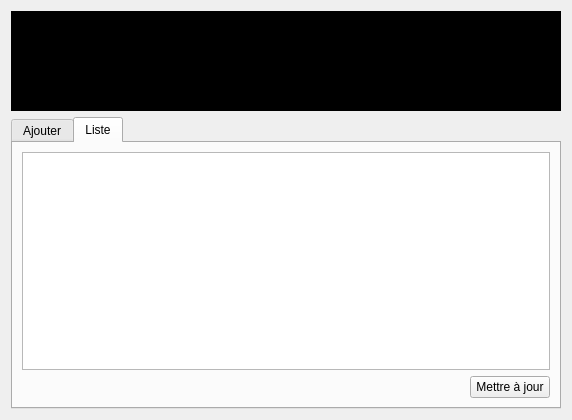
<?xml version="1.0" encoding="UTF-8"?>
<ui version="4.0">
 <class>Options</class>
 <widget class="QDialog" name="Options">
  <property name="geometry">
   <rect>
    <x>0</x>
    <y>0</y>
    <width>572</width>
    <height>420</height>
   </rect>
  </property>
  <property name="windowTitle">
   <string>Options</string>
  </property>
  <layout class="QGridLayout" name="gridLayout">
   <item row="0" column="0">
    <widget class="QListWidget" name="Cmd">
     <property name="maximumSize">
      <size>
       <width>16777215</width>
       <height>100</height>
      </size>
     </property>
     <property name="styleSheet">
      <string notr="true">background-color: rgb(0, 0, 0);
color: rgb(0, 255, 0);
font: 7pt &quot;MS Shell Dlg 2&quot;;</string>
     </property>
    </widget>
   </item>
   <item row="1" column="0">
    <widget class="QTabWidget" name="tabWidget">
     <property name="currentIndex">
      <number>1</number>
     </property>
     <widget class="QWidget" name="Add">
      <attribute name="title">
       <string>Ajouter</string>
      </attribute>
      <layout class="QFormLayout" name="formLayout">
       <item row="1" column="0">
        <widget class="QLabel" name="label">
         <property name="text">
          <string>Nom</string>
         </property>
        </widget>
       </item>
       <item row="1" column="1">
        <widget class="QLineEdit" name="name"/>
       </item>
       <item row="8" column="0">
        <widget class="QLabel" name="label_2">
         <property name="text">
          <string>Lien</string>
         </property>
        </widget>
       </item>
       <item row="8" column="1">
        <widget class="QLineEdit" name="link"/>
       </item>
       <item row="2" column="1">
        <widget class="QCheckBox" name="cNew">
         <property name="text">
          <string>Nouveau</string>
         </property>
        </widget>
       </item>
       <item row="4" column="0">
        <widget class="QLabel" name="label_3">
         <property name="text">
          <string>Onglet</string>
         </property>
        </widget>
       </item>
       <item row="9" column="1">
        <layout class="QHBoxLayout" name="horizontalLayout">
         <item>
          <widget class="QPushButton" name="findLink">
           <property name="text">
            <string>Trouver le lien</string>
           </property>
          </widget>
         </item>
         <item>
          <widget class="QPushButton" name="add">
           <property name="text">
            <string>Ajouter</string>
           </property>
          </widget>
         </item>
        </layout>
       </item>
       <item row="4" column="1">
        <layout class="QHBoxLayout" name="horizontalLayout_2">
         <item>
          <widget class="QLineEdit" name="newTab"/>
         </item>
         <item>
          <widget class="QComboBox" name="comboTab"/>
         </item>
        </layout>
       </item>
       <item row="5" column="1">
        <layout class="QHBoxLayout" name="horizontalLayout_3">
         <item>
          <widget class="QRadioButton" name="checkbox">
           <property name="text">
            <string>Check Box</string>
           </property>
          </widget>
         </item>
         <item>
          <widget class="QRadioButton" name="combobox">
           <property name="text">
            <string>Combo Box</string>
           </property>
          </widget>
         </item>
        </layout>
       </item>
       <item row="6" column="0">
        <widget class="QLabel" name="labelNameCombo">
         <property name="text">
          <string>Nom Combo Box</string>
         </property>
        </widget>
       </item>
       <item row="6" column="1">
        <widget class="QLineEdit" name="nameCombo"/>
       </item>
      </layout>
     </widget>
     <widget class="QWidget" name="Show_List">
      <attribute name="title">
       <string>Liste</string>
      </attribute>
      <layout class="QGridLayout" name="gridLayout_2">
       <item row="1" column="0">
        <spacer name="horizontalSpacer">
         <property name="orientation">
          <enum>Qt::Horizontal</enum>
         </property>
         <property name="sizeHint" stdset="0">
          <size>
           <width>40</width>
           <height>20</height>
          </size>
         </property>
        </spacer>
       </item>
       <item row="1" column="1">
        <widget class="QPushButton" name="bUpdate">
         <property name="text">
          <string>Mettre à jour</string>
         </property>
        </widget>
       </item>
       <item row="0" column="0" colspan="2">
        <widget class="QPlainTextEdit" name="ShowFile"/>
       </item>
      </layout>
     </widget>
    </widget>
   </item>
  </layout>
 </widget>
 <resources/>
 <connections/>
</ui>
